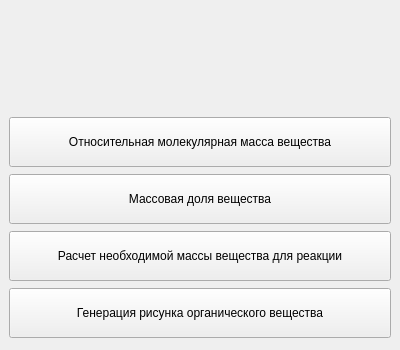
<?xml version="1.0" encoding="UTF-8"?>
<ui version="4.0">
 <class>MainMenu</class>
 <widget class="QMainWindow" name="MainMenu">
  <property name="geometry">
   <rect>
    <x>0</x>
    <y>0</y>
    <width>400</width>
    <height>350</height>
   </rect>
  </property>
  <property name="minimumSize">
   <size>
    <width>400</width>
    <height>350</height>
   </size>
  </property>
  <property name="maximumSize">
   <size>
    <width>1000</width>
    <height>500</height>
   </size>
  </property>
  <property name="windowTitle">
   <string>Chemistry Calculator</string>
  </property>
  <property name="windowIcon">
   <iconset>
    <normaloff>logo.png</normaloff>logo.png</iconset>
  </property>
  <property name="windowFilePath">
   <string/>
  </property>
  <widget class="QWidget" name="centralwidget">
   <layout class="QVBoxLayout" name="verticalLayout">
    <item>
     <widget class="QLabel" name="label">
      <property name="maximumSize">
       <size>
        <width>16777215</width>
        <height>100</height>
       </size>
      </property>
      <property name="text">
       <string/>
      </property>
      <property name="pixmap">
       <pixmap>logo.png</pixmap>
      </property>
      <property name="alignment">
       <set>Qt::AlignCenter</set>
      </property>
     </widget>
    </item>
    <item>
     <widget class="QPushButton" name="pushButton">
      <property name="minimumSize">
       <size>
        <width>0</width>
        <height>50</height>
       </size>
      </property>
      <property name="text">
       <string>Относительная молекулярная масса вещества</string>
      </property>
     </widget>
    </item>
    <item>
     <widget class="QPushButton" name="pushButton_2">
      <property name="minimumSize">
       <size>
        <width>0</width>
        <height>50</height>
       </size>
      </property>
      <property name="text">
       <string>Массовая доля вещества</string>
      </property>
     </widget>
    </item>
    <item>
     <widget class="QPushButton" name="pushButton_3">
      <property name="minimumSize">
       <size>
        <width>0</width>
        <height>50</height>
       </size>
      </property>
      <property name="text">
       <string>Расчет необходимой массы вещества для реакции</string>
      </property>
     </widget>
    </item>
    <item>
     <widget class="QPushButton" name="pushButton_4">
      <property name="minimumSize">
       <size>
        <width>0</width>
        <height>50</height>
       </size>
      </property>
      <property name="text">
       <string>Генерация рисунка органического вещества</string>
      </property>
     </widget>
    </item>
   </layout>
  </widget>
 </widget>
 <resources/>
 <connections/>
</ui>
